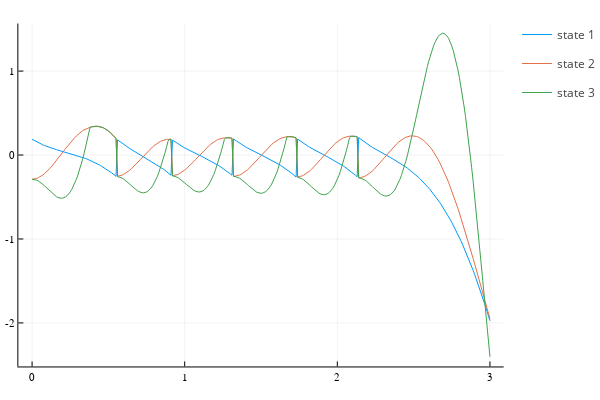
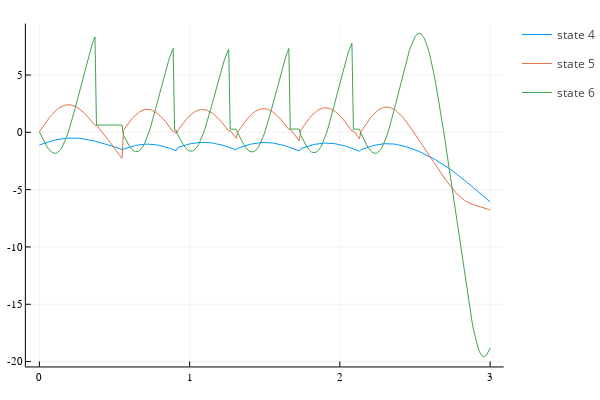
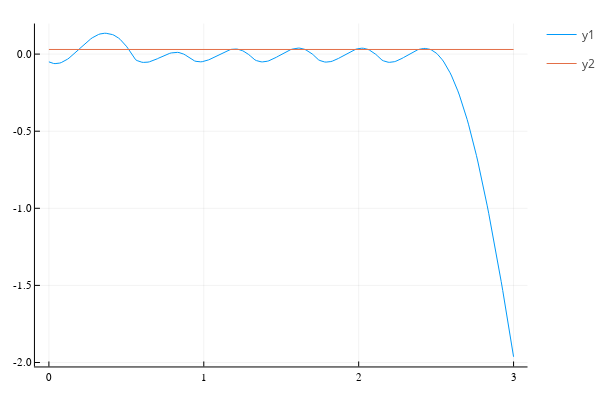
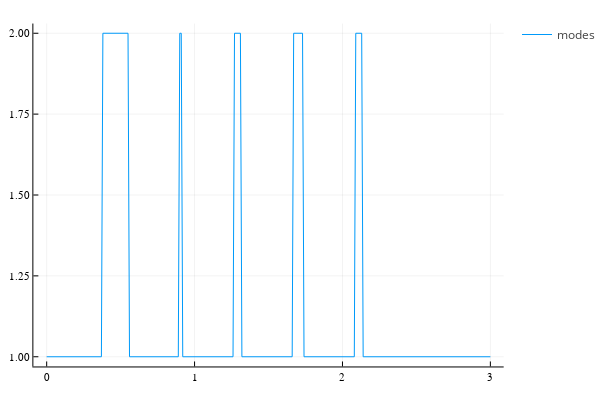

Notebook source saved alongside these figures, in order:
### Code cell
mode0 = 1
t = 3.0
dt = .01

q1 = 0.1877
q2 = -0.2884
q3 = q2
q̇1 = -1.1014
q̇2 = 0.0399
q̇3 = q̇2

xmean = [q1, q2, q3, q̇1, q̇2, q̇3]

p = (L = 1, a1 = 0.375, b1 = 0.125, a2 = 0.175, b2 = 0.375, mH = 0.5, mt = 0.5, ms = 0.05, g = 9.81, slope = 0.03)

#Nominal Trajectory
nom_states, _, times, nom_modes,nom_impact_states,_ = sim_system(xmean,mode0,dynamics,resets,guards,W*.000000000000001,V,C,t,dt)
state_matrix = hcat(nom_states...)

plot()
[plot!(times,state_matrix[i,:], label = "state $i") for i in 1:3]
display(plot!())

plot()
[plot!(times,state_matrix[i,:], label = "state $i") for i in 4:6]
display(plot!())

plot(times, (state_matrix[1,:] .+ state_matrix[2,:])/2)
plot!(times, ones(size(times)) * p.slope)
display(plot!())

plot(times, nom_modes, label = "modes")
display(plot!())

slope = p.slope

# Initialize an Animation objects
anim = Animation()
lim = 1.5

timesteps = size(state_matrix,2)
# Loop to create frames
for i in 1:timesteps
    js = hcat(q2joints(state_matrix[:,i])...)
    # Plot the data
    xs = -lim:lim
    ys = -slope * xs
    plot(xs, ys, linestyle=:solid, label="Ground", color="black")
    plot!(js[1,:], js[2,:], xlim=(-lim,lim),
                            ylim=(-lim,lim), 
                            label="Points", 
                            color="blue", 
                            linestyle=:solid, 
                            marker=:circle, 
                            aspect_ratio=:equal)
    # Add frame to animation
    frame(anim)
end
# Save the animation as a gif
gif(anim, "walker.gif", fps = 30)

### Figure 1 — Plotly figure (JSON) as saved in the notebook; plotly's stock layout.template omitted (floating-point values rounded to 4 significant figures; data arrays with more than 128 entries replaced by an {"elided": "..."} marker saying what was removed)
{"data": [{"colorbar": {"title": ""}, "legendgroup": "state 1", "line": {"color": "rgba(0, 154, 250, 1.000)", "dash": "solid", "shape": "linear", "width": 1}, "mode": "lines", "name": "state 1", "showlegend": true, "type": "scatter", "x": {"elided": "301 float values"}, "xaxis": "x", "y": {"elided": "301 float values"}, "yaxis": "y", "zmax": null, "zmin": null}, {"colorbar": {"title": ""}, "legendgroup": "state 2", "line": {"color": "rgba(227, 111, 71, 1.000)", "dash": "solid", "shape": "linear", "width": 1}, "mode": "lines", "name": "state 2", "showlegend": true, "type": "scatter", "x": {"elided": "301 float values"}, "xaxis": "x", "y": {"elided": "301 float values"}, "yaxis": "y", "zmax": null, "zmin": null}, {"colorbar": {"title": ""}, "legendgroup": "state 3", "line": {"color": "rgba(62, 164, 78, 1.000)", "dash": "solid", "shape": "linear", "width": 1}, "mode": "lines", "name": "state 3", "showlegend": true, "type": "scatter", "x": {"elided": "301 float values"}, "xaxis": "x", "y": {"elided": "301 float values"}, "yaxis": "y", "zmax": null, "zmin": null}], "layout": {"annotations": [], "height": 400, "legend_position": {"bgcolor": "rgba(255, 255, 255, 1.000)", "bordercolor": "rgba(0, 0, 0, 1.000)", "borderwidth": 1, "font": {"color": "rgba(0, 0, 0, 1.000)", "family": "sans-serif", "size": 11}, "title": {"font": {"color": "rgba(0, 0, 0, 1.000)", "family": "sans-serif", "size": 15}, "text": ""}, "tracegroupgap": 0, "traceorder": "normal", "x": 1, "xanchor": "auto", "y": 1, "yanchor": "auto"}, "margin": {"b": 20, "l": 0, "r": 0, "t": 20}, "paper_bgcolor": "rgba(255, 255, 255, 1.000)", "plot_bgcolor": "rgba(255, 255, 255, 1.000)", "showlegend": true, "width": 600, "xaxis": {"anchor": "y", "domain": [0.03619, 0.9934], "gridcolor": "rgba(0, 0, 0, 0.100)", "gridwidth": 0.5, "linecolor": "rgba(0, 0, 0, 1.000)", "mirror": false, "range": [-0.09, 3.09], "showgrid": true, "showline": true, "showticklabels": true, "tickangle": 0, "tickcolor": "rgb(0, 0, 0)", "tickfont": {"color": "rgba(0, 0, 0, 1.000)", "family": "sans-serif", "size": 11}, "tickmode": "array", "ticks": "inside", "ticktext": ["0", "1", "2", "3"], "tickvals": [0, 1, 2, 3], "title": "", "titlefont": {"color": "rgba(0, 0, 0, 1.000)", "family": "sans-serif", "size": 15}, "type": "-", "visible": true, "zeroline": false, "zerolinecolor": "rgba(0, 0, 0, 1.000)"}, "yaxis": {"anchor": "x", "domain": [0.03762, 0.9902], "gridcolor": "rgba(0, 0, 0, 0.100)", "gridwidth": 0.5, "linecolor": "rgba(0, 0, 0, 1.000)", "mirror": false, "range": [-2.519, 1.566], "showgrid": true, "showline": true, "showticklabels": true, "tickangle": 0, "tickcolor": "rgb(0, 0, 0)", "tickfont": {"color": "rgba(0, 0, 0, 1.000)", "family": "sans-serif", "size": 11}, "tickmode": "array", "ticks": "inside", "ticktext": ["-2", "-1", "0", "1"], "tickvals": [-2, -1, 0, 1], "title": "", "titlefont": {"color": "rgba(0, 0, 0, 1.000)", "family": "sans-serif", "size": 15}, "type": "-", "visible": true, "zeroline": false, "zerolinecolor": "rgba(0, 0, 0, 1.000)"}}}

### Figure 2 — Plotly figure (JSON) as saved in the notebook; plotly's stock layout.template omitted (floating-point values rounded to 4 significant figures; data arrays with more than 128 entries replaced by an {"elided": "..."} marker saying what was removed)
{"data": [{"colorbar": {"title": ""}, "legendgroup": "state 4", "line": {"color": "rgba(0, 154, 250, 1.000)", "dash": "solid", "shape": "linear", "width": 1}, "mode": "lines", "name": "state 4", "showlegend": true, "type": "scatter", "x": {"elided": "301 float values"}, "xaxis": "x", "y": {"elided": "301 float values"}, "yaxis": "y", "zmax": null, "zmin": null}, {"colorbar": {"title": ""}, "legendgroup": "state 5", "line": {"color": "rgba(227, 111, 71, 1.000)", "dash": "solid", "shape": "linear", "width": 1}, "mode": "lines", "name": "state 5", "showlegend": true, "type": "scatter", "x": {"elided": "301 float values"}, "xaxis": "x", "y": {"elided": "301 float values"}, "yaxis": "y", "zmax": null, "zmin": null}, {"colorbar": {"title": ""}, "legendgroup": "state 6", "line": {"color": "rgba(62, 164, 78, 1.000)", "dash": "solid", "shape": "linear", "width": 1}, "mode": "lines", "name": "state 6", "showlegend": true, "type": "scatter", "x": {"elided": "301 float values"}, "xaxis": "x", "y": {"elided": "301 float values"}, "yaxis": "y", "zmax": null, "zmin": null}], "layout": {"annotations": [], "height": 400, "legend_position": {"bgcolor": "rgba(255, 255, 255, 1.000)", "bordercolor": "rgba(0, 0, 0, 1.000)", "borderwidth": 1, "font": {"color": "rgba(0, 0, 0, 1.000)", "family": "sans-serif", "size": 11}, "title": {"font": {"color": "rgba(0, 0, 0, 1.000)", "family": "sans-serif", "size": 15}, "text": ""}, "tracegroupgap": 0, "traceorder": "normal", "x": 1, "xanchor": "auto", "y": 1, "yanchor": "auto"}, "margin": {"b": 20, "l": 0, "r": 0, "t": 20}, "paper_bgcolor": "rgba(255, 255, 255, 1.000)", "plot_bgcolor": "rgba(255, 255, 255, 1.000)", "showlegend": true, "width": 600, "xaxis": {"anchor": "y", "domain": [0.05101, 0.9934], "gridcolor": "rgba(0, 0, 0, 0.100)", "gridwidth": 0.5, "linecolor": "rgba(0, 0, 0, 1.000)", "mirror": false, "range": [-0.09, 3.09], "showgrid": true, "showline": true, "showticklabels": true, "tickangle": 0, "tickcolor": "rgb(0, 0, 0)", "tickfont": {"color": "rgba(0, 0, 0, 1.000)", "family": "sans-serif", "size": 11}, "tickmode": "array", "ticks": "inside", "ticktext": ["0", "1", "2", "3"], "tickvals": [0, 1, 2, 3], "title": "", "titlefont": {"color": "rgba(0, 0, 0, 1.000)", "family": "sans-serif", "size": 15}, "type": "-", "visible": true, "zeroline": false, "zerolinecolor": "rgba(0, 0, 0, 1.000)"}, "yaxis": {"anchor": "x", "domain": [0.03762, 0.9902], "gridcolor": "rgba(0, 0, 0, 0.100)", "gridwidth": 0.5, "linecolor": "rgba(0, 0, 0, 1.000)", "mirror": false, "range": [-20.42, 9.492], "showgrid": true, "showline": true, "showticklabels": true, "tickangle": 0, "tickcolor": "rgb(0, 0, 0)", "tickfont": {"color": "rgba(0, 0, 0, 1.000)", "family": "sans-serif", "size": 11}, "tickmode": "array", "ticks": "inside", "ticktext": ["-20", "-15", "-10", "-5", "0", "5"], "tickvals": [-20, -15, -10, -5, 0, 5], "title": "", "titlefont": {"color": "rgba(0, 0, 0, 1.000)", "family": "sans-serif", "size": 15}, "type": "-", "visible": true, "zeroline": false, "zerolinecolor": "rgba(0, 0, 0, 1.000)"}}}

### Figure 3 — Plotly figure (JSON) as saved in the notebook; plotly's stock layout.template omitted (floating-point values rounded to 4 significant figures; data arrays with more than 128 entries replaced by an {"elided": "..."} marker saying what was removed)
{"data": [{"colorbar": {"title": ""}, "legendgroup": "y1", "line": {"color": "rgba(0, 154, 250, 1.000)", "dash": "solid", "shape": "linear", "width": 1}, "mode": "lines", "name": "y1", "showlegend": true, "type": "scatter", "x": {"elided": "301 float values"}, "xaxis": "x", "y": {"elided": "301 float values"}, "yaxis": "y", "zmax": null, "zmin": null}, {"colorbar": {"title": ""}, "legendgroup": "y2", "line": {"color": "rgba(227, 111, 71, 1.000)", "dash": "solid", "shape": "linear", "width": 1}, "mode": "lines", "name": "y2", "showlegend": true, "type": "scatter", "x": {"elided": "301 float values"}, "xaxis": "x", "y": {"elided": "301 float values"}, "yaxis": "y", "zmax": null, "zmin": null}], "layout": {"annotations": [], "height": 400, "legend_position": {"bgcolor": "rgba(255, 255, 255, 1.000)", "bordercolor": "rgba(0, 0, 0, 1.000)", "borderwidth": 1, "font": {"color": "rgba(0, 0, 0, 1.000)", "family": "sans-serif", "size": 11}, "title": {"font": {"color": "rgba(0, 0, 0, 1.000)", "family": "sans-serif", "size": 15}, "text": ""}, "tracegroupgap": 0, "traceorder": "normal", "x": 1, "xanchor": "auto", "y": 1, "yanchor": "auto"}, "margin": {"b": 20, "l": 0, "r": 0, "t": 20}, "paper_bgcolor": "rgba(255, 255, 255, 1.000)", "plot_bgcolor": "rgba(255, 255, 255, 1.000)", "showlegend": true, "width": 600, "xaxis": {"anchor": "y", "domain": [0.06582, 0.9934], "gridcolor": "rgba(0, 0, 0, 0.100)", "gridwidth": 0.5, "linecolor": "rgba(0, 0, 0, 1.000)", "mirror": false, "range": [-0.09, 3.09], "showgrid": true, "showline": true, "showticklabels": true, "tickangle": 0, "tickcolor": "rgb(0, 0, 0)", "tickfont": {"color": "rgba(0, 0, 0, 1.000)", "family": "sans-serif", "size": 11}, "tickmode": "array", "ticks": "inside", "ticktext": ["0", "1", "2", "3"], "tickvals": [0, 1, 2, 3], "title": "", "titlefont": {"color": "rgba(0, 0, 0, 1.000)", "family": "sans-serif", "size": 15}, "type": "-", "visible": true, "zeroline": false, "zerolinecolor": "rgba(0, 0, 0, 1.000)"}, "yaxis": {"anchor": "x", "domain": [0.03762, 0.9902], "gridcolor": "rgba(0, 0, 0, 0.100)", "gridwidth": 0.5, "linecolor": "rgba(0, 0, 0, 1.000)", "mirror": false, "range": [-2.026, 0.1982], "showgrid": true, "showline": true, "showticklabels": true, "tickangle": 0, "tickcolor": "rgb(0, 0, 0)", "tickfont": {"color": "rgba(0, 0, 0, 1.000)", "family": "sans-serif", "size": 11}, "tickmode": "array", "ticks": "inside", "ticktext": ["-2.0", "-1.5", "-1.0", "-0.5", "0.0"], "tickvals": [-2, -1.5, -1, -0.5, 0], "title": "", "titlefont": {"color": "rgba(0, 0, 0, 1.000)", "family": "sans-serif", "size": 15}, "type": "-", "visible": true, "zeroline": false, "zerolinecolor": "rgba(0, 0, 0, 1.000)"}}}

### Figure 4 — Plotly figure (JSON) as saved in the notebook; plotly's stock layout.template omitted (floating-point values rounded to 4 significant figures; data arrays with more than 128 entries replaced by an {"elided": "..."} marker saying what was removed)
{"data": [{"colorbar": {"title": ""}, "legendgroup": "modes", "line": {"color": "rgba(0, 154, 250, 1.000)", "dash": "solid", "shape": "linear", "width": 1}, "mode": "lines", "name": "modes", "showlegend": true, "type": "scatter", "x": {"elided": "301 float values"}, "xaxis": "x", "y": {"elided": "301 int values"}, "yaxis": "y", "zmax": null, "zmin": null}], "layout": {"annotations": [], "height": 400, "legend_position": {"bgcolor": "rgba(255, 255, 255, 1.000)", "bordercolor": "rgba(0, 0, 0, 1.000)", "borderwidth": 1, "font": {"color": "rgba(0, 0, 0, 1.000)", "family": "sans-serif", "size": 11}, "title": {"font": {"color": "rgba(0, 0, 0, 1.000)", "family": "sans-serif", "size": 15}, "text": ""}, "tracegroupgap": 0, "traceorder": "normal", "x": 1, "xanchor": "auto", "y": 1, "yanchor": "auto"}, "margin": {"b": 20, "l": 0, "r": 0, "t": 20}, "paper_bgcolor": "rgba(255, 255, 255, 1.000)", "plot_bgcolor": "rgba(255, 255, 255, 1.000)", "showlegend": true, "width": 600, "xaxis": {"anchor": "y", "domain": [0.06582, 0.9934], "gridcolor": "rgba(0, 0, 0, 0.100)", "gridwidth": 0.5, "linecolor": "rgba(0, 0, 0, 1.000)", "mirror": false, "range": [-0.09, 3.09], "showgrid": true, "showline": true, "showticklabels": true, "tickangle": 0, "tickcolor": "rgb(0, 0, 0)", "tickfont": {"color": "rgba(0, 0, 0, 1.000)", "family": "sans-serif", "size": 11}, "tickmode": "array", "ticks": "inside", "ticktext": ["0", "1", "2", "3"], "tickvals": [0, 1, 2, 3], "title": "", "titlefont": {"color": "rgba(0, 0, 0, 1.000)", "family": "sans-serif", "size": 15}, "type": "-", "visible": true, "zeroline": false, "zerolinecolor": "rgba(0, 0, 0, 1.000)"}, "yaxis": {"anchor": "x", "domain": [0.03762, 0.9902], "gridcolor": "rgba(0, 0, 0, 0.100)", "gridwidth": 0.5, "linecolor": "rgba(0, 0, 0, 1.000)", "mirror": false, "range": [0.97, 2.03], "showgrid": true, "showline": true, "showticklabels": true, "tickangle": 0, "tickcolor": "rgb(0, 0, 0)", "tickfont": {"color": "rgba(0, 0, 0, 1.000)", "family": "sans-serif", "size": 11}, "tickmode": "array", "ticks": "inside", "ticktext": ["1.00", "1.25", "1.50", "1.75", "2.00"], "tickvals": [1, 1.25, 1.5, 1.75, 2], "title": "", "titlefont": {"color": "rgba(0, 0, 0, 1.000)", "family": "sans-serif", "size": 15}, "type": "-", "visible": true, "zeroline": false, "zerolinecolor": "rgba(0, 0, 0, 1.000)"}}}
